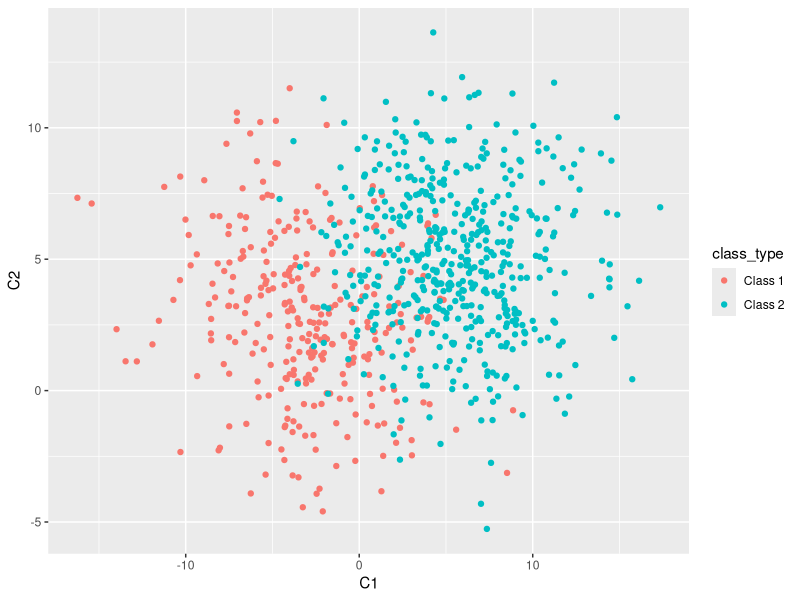
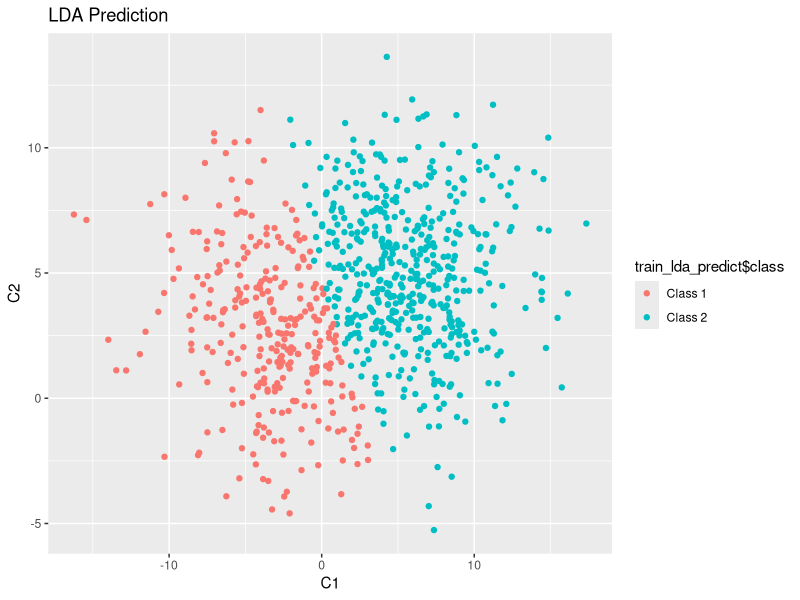
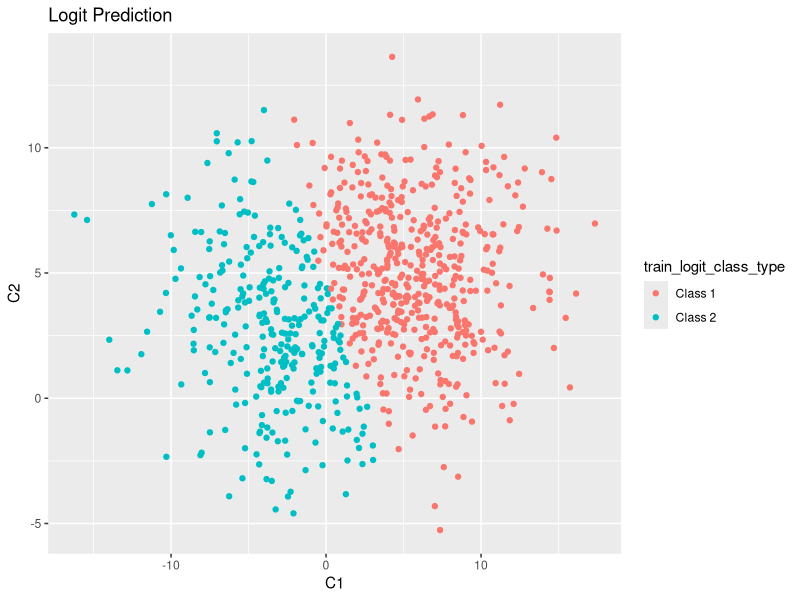
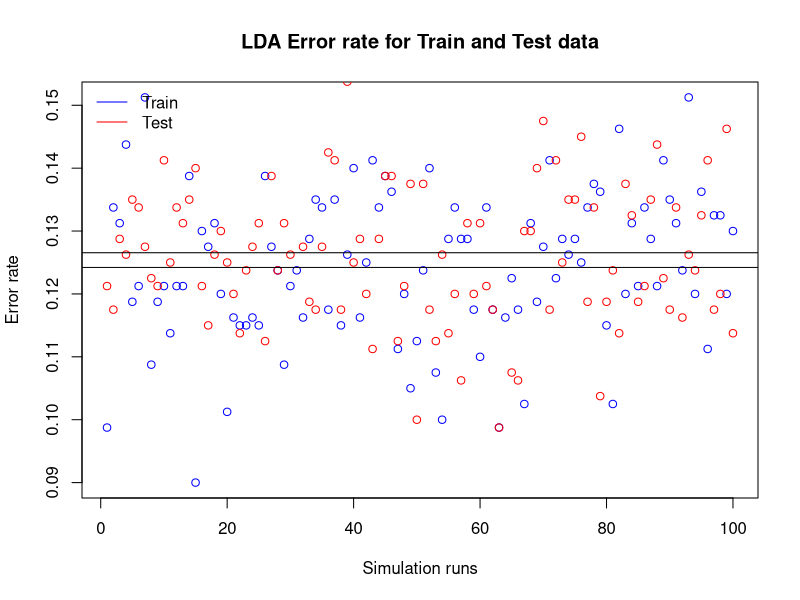
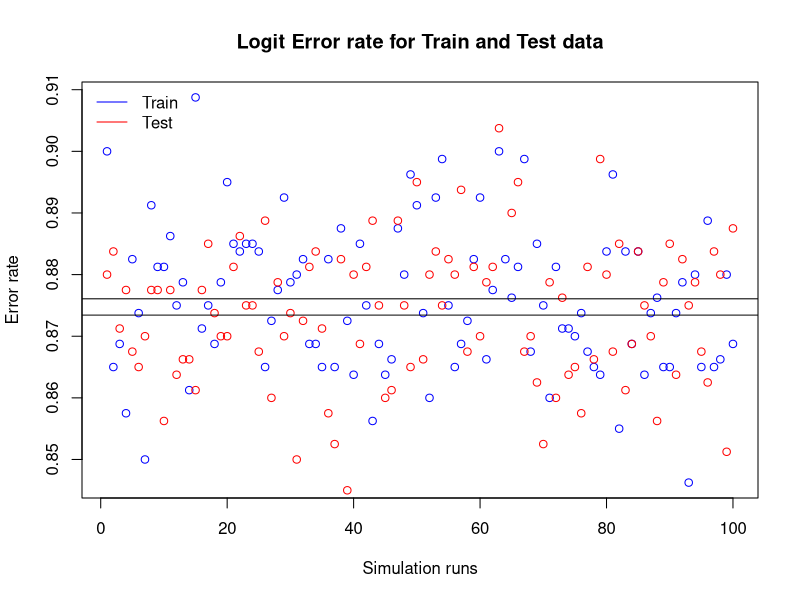
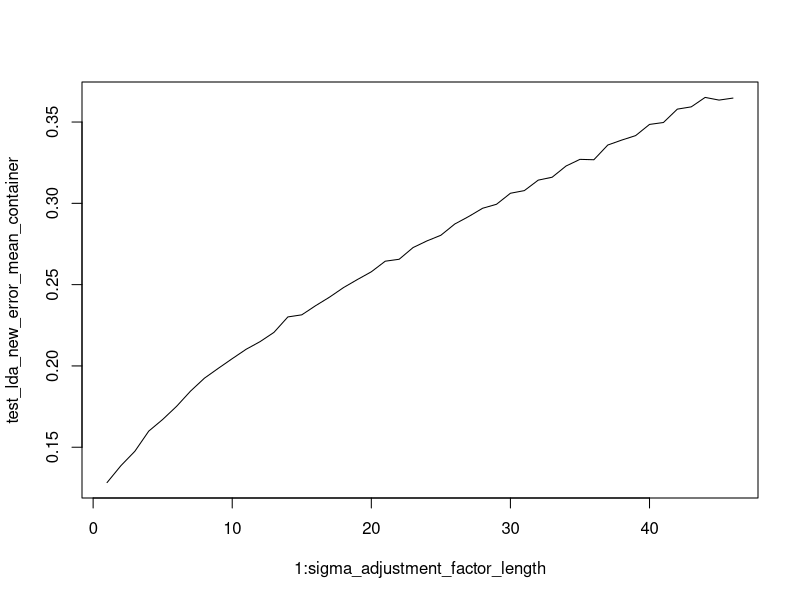
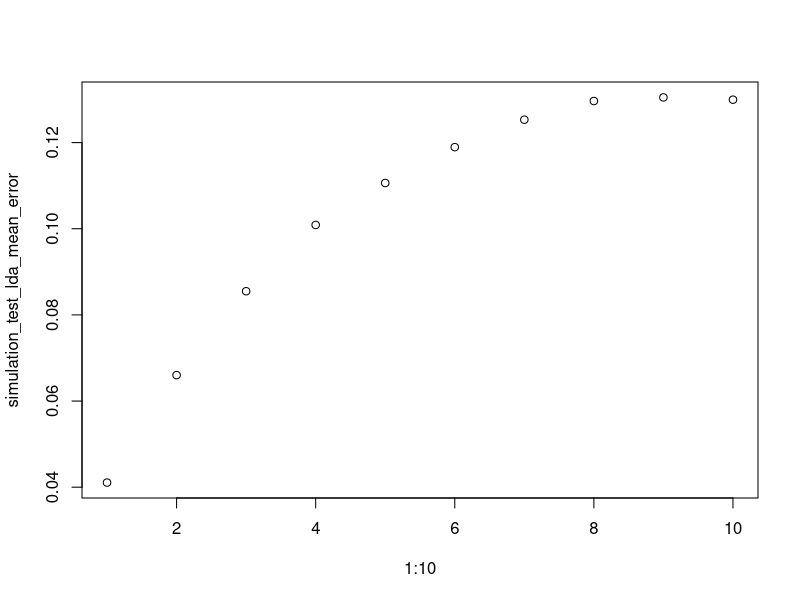

Recreate these plots in R, in order.
# 1. Exercise
# 1.1 Load packages
library("mvtnorm")
library("MASS")
library("ggplot2")

set.seed(555)

# CONSTANTS
class1_name <- "Class 1"
class2_name <- "Class 2"
class1_mu <- c(-3, 3)
class2_mu <- c(5, 5)
class1_n <- 300
class2_n <- 500
sigma_cap <- rbind(c(16, -2), c(-2, 9))

generate_data_lda <- function(class1_n, class2_n, class1_mu, class2_mu, class1_sigma_cap = sigma_cap, class2_sigma_cap = sigma_cap) {
    # Create a data object of length class1 + class2 and add the 2 classes proportional to their sample size.
    # Ex. class1: 300, class2: 500 => class_type will have 300 entries labeled as class1 and 500 entries labeled as class2.
    # The factor helps easily diff between the two by levels(i.e. Class1  and Class2)
    class_type <- factor(c(rep(class1_name, class1_n), rep(class2_name, class2_n)))

    class1_x <- mvrnorm(class1_n, class1_mu, class1_sigma_cap) # nolint
    class2_x <- mvrnorm(class2_n, class2_mu, class2_sigma_cap) # nolint
    together <- rbind(class1_x, class2_x)

    data <- data.frame(class_type, "C1" = together[, 1], "C2" = together[, 2])

    return(data)
}

train_data <- generate_data_lda(class1_n, class2_n, class1_mu, class2_mu)

plot1 <- ggplot(train_data, aes(C1, C2, color = class_type)) +
    geom_point()

plot1

# 1. b) LDA
train_lda <- lda(class_type ~ C1 + C2, data = train_data)

# Why do we use train_data, e.g. original again?
train_lda_predict <- predict(train_lda, newdata = train_data)
head(train_lda_predict$class, 10)
head(train_lda_predict$posterior, 10)
head(train_lda_predict$x, 10)

plot2 <- ggplot(train_data, aes(C1, C2, color = train_lda_predict$class)) +
    geom_point() +
    ggtitle("LDA Prediction")
plot2

# Logistic regression
get_class_logit <- function(prediction, class1 = class1_name, class2 = class2_name) {
    factor(ifelse(prediction > 0.5, class1, class2))
}

train_logit <- glm(class_type ~ C1 + C2, data = train_data, family = "binomial")
train_logit_predict <- predict(train_logit, newdata = train_data, type = "response")
train_logit_class_type <- get_class_logit(train_logit_predict)

plot3 <- ggplot(train_data, aes(C1, C2, color = train_logit_class_type)) +
    geom_point() +
    ggtitle("Logit Prediction")
plot3

# 1.c
get_average_prediction_error <- function(actual, predicted) {
    mean(actual != predicted)
}

train_lda_error <- get_average_prediction_error(train_data$class_type, train_lda_predict$class)
train_logit_error <- get_average_prediction_error(train_data$class, train_logit_class_type)

# Generate test data, predict and calculate error
test_data <- generate_data_lda(class1_n, class2_n, class1_mu, class2_mu)

test_lda_predict <- predict(train_lda, newdata = test_data)
test_logit_predict <- predict(train_logit, newdata = test_data, type = "response")
test_logit_predict_class_type <- get_class_logit(test_logit_predict)

test_lda_error <- get_average_prediction_error(test_data$class_type, test_lda_predict$class)
test_logit_error <- get_average_prediction_error(test_data$class_type, test_logit_predict_class_type)

# 1.d) What other performance dimension could you analyze?

# 2.a) Simulation study
simulation_runs <- 100
train_lda_error_container <- rep(NA, simulation_runs)
train_logit_error_container <- rep(NA, simulation_runs)
test_lda_error_container <- rep(NA, simulation_runs)
test_logit_error_container <- rep(NA, simulation_runs)

for (i in 1:simulation_runs) {
    train_data <- generate_data_lda(class1_n, class2_n, class1_mu, class2_mu)
    test_data <- generate_data_lda(class1_n, class2_n, class1_mu, class2_mu)

    # Estimate lda + logit for train data
    train_lda <- lda(class_type ~ C1 + C2, data = train_data)
    train_lda_predict <- predict(train_lda, newdata = train_data)

    train_logit <- glm(class_type ~ C1 + C2, data = train_data, family = "binomial")
    train_logit_predict <- predict(train_logit, newdata = train_data, type = "response")
    train_logit_predict_class_type <- get_class_logit(train_logit_predict)

    # Calculate errors
    train_lda_error_container[i] <- get_average_prediction_error(train_data$class_type, train_lda_predict$class)
    train_logit_error_container[i] <- get_average_prediction_error(train_data$class_type, train_logit_predict_class_type)

    # Estimate lda + logit for test data
    test_lda_predict <- predict(train_lda, newdata = test_data)
    test_logit_predict <- predict(train_logit, newdata = test_data, type = "response")
    test_logit_predict_class_type <- get_class_logit(test_logit_predict)

    # Calculate errors
    test_lda_error_container[i] <- get_average_prediction_error(test_data$class_type, test_lda_predict$class)
    test_logit_error_container[i] <- get_average_prediction_error(test_data$class_type, test_logit_predict_class_type)
}

# Plot LDA errors
plot(
    1:simulation_runs,
    train_lda_error_container,
    xlab = "Simulation runs",
    ylab = "Error rate",
    main = "LDA Error rate for Train and Test data",
    col = "blue",
    pch = 21
)
points(test_lda_error_container, col = "red")
abline(h = mean(train_lda_error_container))
abline(h = mean(test_lda_error_container))
legend(
    x = "topleft",
    bty = "n",
    legend = c("Train", "Test"), lty = c(1, 1), col = c("blue", "red")
)


# Plot Logit errors
plot(
    1:simulation_runs,
    train_logit_error_container,
    xlab = "Simulation runs",
    ylab = "Error rate",
    main = "Logit Error rate for Train and Test data",
    col = "blue",
    pch = 21
)
points(test_logit_error_container, col = "red")
abline(h = mean(train_logit_error_container))
abline(h = mean(test_logit_error_container))
legend(
    x = "topleft",
    bty = "n",
    legend = c("Train", "Test"), lty = c(1, 1), col = c("blue", "red")
)

# 2.b) Attempt to worsen the relative performance of LDA by allowing the covariance matrices to differ
sigma_adjustment_factor <- seq(1, 10, by = 0.2)
sigma_adjustment_factor_length <- length(sigma_adjustment_factor)
# error_length <- sigma_adjustment_factor_length * simulation_runs

test_lda_new_error_container <- rep(NA, simulation_runs)
test_logit_new_error_container <- rep(NA, simulation_runs)
test_lda_new_error_mean_container <- rep(NA, sigma_adjustment_factor_length)
test_logit_new_error_mean_container <- rep(NA, sigma_adjustment_factor_length)

for (i in 1:sigma_adjustment_factor_length) {
    # Compute new sigma matrix, adjusted by the current adjustment factor
    sigma_adjusted_class_2 <- sigma_cap * sigma_adjustment_factor[i]

    for (j in 1:simulation_runs) {
        train_data <- generate_data_lda(
            class1_n,
            class2_n,
            class1_mu,
            class2_mu,
            class1_sigma_cap = sigma_cap,
            class2_sigma_cap = sigma_adjusted_class_2
        )

        test_data <- generate_data_lda(
            class1_n,
            class2_n,
            class1_mu,
            class2_mu,
            class1_sigma_cap = sigma_cap,
            class2_sigma_cap = sigma_adjusted_class_2
        )

        train_lda <- lda(class_type ~ C1 + C2, data = train_data)
        train_logit <- glm(class_type ~ C1 + C2, data = train_data, family = "binomial")

        test_lda_predict <- predict(train_lda, newdata = test_data)
        test_logit_predict <- predict(train_logit, newdata = test_data, type = "response")
        test_logit_predict_class_type <- get_class_logit(test_logit_predict)

        test_lda_new_error_container[j] <- get_average_prediction_error(train_data$class_type, test_lda_predict$class)
        test_logit_new_error_container[j] <- get_average_prediction_error(train_data$class_type, test_logit_predict_class_type)
    }

    test_lda_new_error_mean_container[i] <- mean(test_lda_new_error_container)
    test_logit_new_error_mean_container[i] <- mean(test_logit_new_error_container)
}

plot(1:sigma_adjustment_factor_length, test_lda_new_error_mean_container, type = "l")
lines(test_logit_new_error_mean_container, col = "red")

# 2.b) Worsen LDA by changing sample sizes for the 2 classes
simulation_class1_sample_size <- seq(50, 500, le = 10)
simulation_class1_sample_size <- as.integer(simulation_class1_sample_size)
simulation_class2_sample_size <- seq(800, 500, le = 10)
simulation_class2_sample_size <- as.integer(simulation_class2_sample_size)

simulation_test_lda_error <- rep(NA, simulation_runs)
simulation_test_logit_error <- rep(NA, simulation_runs)

simulation_test_lda_mean_error <- rep(NA, 10)
simulation_test_logit_mean_error <- rep(NA, 10)

for(i in 1:10){
    class1_sample <- simulation_class1_sample_size[i]
    class2_sample <- simulation_class2_sample_size[i]

    for(j in 1:simulation_runs){
        train_data <- generate_data_lda(
            class1_n = class1_sample,
            class2_n = class2_sample,
            class1_mu,
            class2_mu,
        )
        test_data <- generate_data_lda(
            class1_n = class1_sample,
            class2_n = class2_sample,
            class1_mu,
            class2_mu,
        )

        train_lda <- lda(class_type ~ C1 + C2, data = train_data)
        train_logit <- glm(class_type ~ C1 + C2, data = train_data, family = "binomial")

        test_lda_predict <- predict(train_lda, newdata = test_data)
        test_logit_predict <- predict(train_logit, newdata = test_data, type = "response")
        test_logit_predict_class_type <- get_class_logit(test_logit_predict)

        simulation_test_lda_error[j] <- get_average_prediction_error(test_data$class_type, test_lda_predict$class)
        simulation_test_logit_error[j] <- get_average_prediction_error(test_data$class_type, test_logit_predict_class_type)
    }

    simulation_test_lda_mean_error[i] <- mean(simulation_test_lda_error)
    simulation_test_logit_mean_error[i] <- mean(simulation_test_logit_error)
}

plot(1:10, simulation_test_lda_mean_error)
points(simulation_test_logit_mean_error)